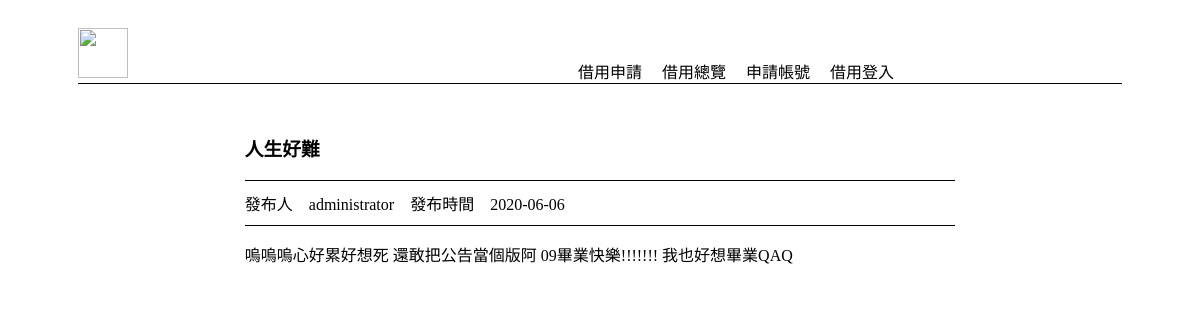
The page /content.php?no=2 on the database its author committed.
### tables this page shows
CREATE TABLE `info` (
  `num` int(10) NOT NULL,
  `title` varchar(30) NOT NULL,
  `content` mediumtext NOT NULL,
  `uid` int(10) NOT NULL,
  `init_date` date NOT NULL,
  `deadline` date NOT NULL,
  `visible` tinyint(4) NOT NULL DEFAULT 1,
  `top` tinyint(1) NOT NULL DEFAULT 0
);

CREATE TABLE `user` (
  `uid` int(10) NOT NULL,
  `auth` tinyint(1) NOT NULL DEFAULT 0,
  `sid` varchar(10) NOT NULL,
  `paswd` varchar(15) NOT NULL,
  `name` varchar(15) NOT NULL,
  `phone` varchar(10) NOT NULL,
  `email` varchar(64) NOT NULL,
  `depart` varchar(20) NOT NULL,
  `logintimes` int(10) NOT NULL DEFAULT 0
);

### content.php (the view, shortened to what this page needs)
<?php
include("link.php");
include("header.php");
$num = $_GET["no"];
$SQL = "SELECT * FROM info i JOIN user u ON i.uid=u.uid WHERE i.num = '$num'";
$result = mysqli_query($link, $SQL);
while($row = mysqli_fetch_assoc($result)){
    echo "<div class='cry'>";
    echo "<h3>".$row['title']."</h3>";
    echo "<p class='yo'>發布人&emsp;".$row['name']."&emsp;發布時間&emsp;".$row['init_date']."</p>";
    echo $row['content']."<br/>";
    echo "</div>";
}
?>
<!DOCTYPE html>
<html lang="en">
<head>
            <link rel="stylesheet" href="header.css">
</head>
<body>
</body>
</html>

### header.css (style rules this page uses)
* { font-family: 微軟正黑體; }
.yo { padding-top:10px; padding-bottom:10px; border-top: 1px solid black; border-bottom: 1px solid black; }
.cry { width: 60%; margin-left: auto; margin-right: auto; }

### rows shown on the page
info: title "人生好難", uid.name "administrator", init_date "2020-06-06", content "嗚嗚嗚心好累好想死 還敢把公告當個版阿 09畢業快樂!!!!!!! 我也好想畢業QAQ"
